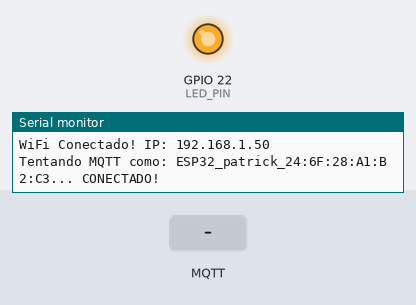
Bench run of a sketch on a simulated ESP32. Parts: output pins drawn as LEDs (lit = HIGH), the last lines printed to the serial monitor. The inputs (shaded band) are chosen by the test bench. WiFi joins after 1.5 s; servers stay silent unless stated; no MQTT or app messages arrive unless stated.

Above: at 5.8 s.
5.9 s: MQTT message "LIGA" arrives on the first subscribed topic
At 6.3 s:
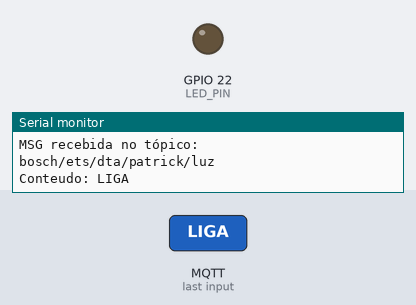
7.4 s: MQTT message "DESLIGA" arrives on the first subscribed topic
At 8.6 s:
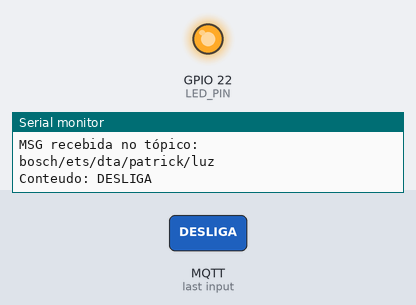
Timing chart, 0 to 10.4 s (numbered marks = the images above; inputs shaded):
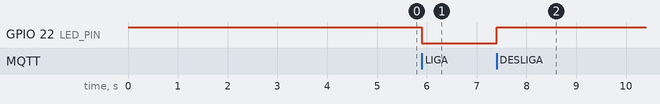

Measured:
- after the input at 5.9 s, GPIO 22 (LED_PIN): HIGH → LOW at once
- after the input at 7.4 s, GPIO 22 (LED_PIN): LOW → HIGH at once

The sketch:

mqttConnectionLWT.ino
```cpp
/**
 * @author    patrosque
 * @brief     Cliente MQTT Industrial para IoT (ESP32).
 * Implementa protocolo Pub/Sub com LWT (Last Will),
 * reconexão não-bloqueante e identidade única via MAC.
 * @version   2.0.0 (Migração HTTP -> MQTT)
 * @date      2026-01-15
 */


#include <WiFi.h>
#include <PubSubClient.h>
#include "env.h"

WiFiClient espClient;
PubSubClient client(espClient);
hw_timer_t *timer = NULL;

unsigned long tempo = 0;
bool isConnected = false;

//callback do wifi
void WiFiEvent(WiFiEvent_t event) {
    switch(event) {
        case ARDUINO_EVENT_WIFI_STA_GOT_IP:
            Serial.println("WiFi Conectado! IP: " + WiFi.localIP().toString());
            break;
        case ARDUINO_EVENT_WIFI_STA_DISCONNECTED:
            Serial.println("WiFi perdido. O driver tentará reconectar sozinho...");
            break;
    }
}

void callback(char* topic, byte* payload, unsigned int length) {
  Serial.print("MSG recebida no tópico: ");
  Serial.println(topic);

  String msg = "";
  for (unsigned int i = 0; i < length; i++) {                     //transforma o payload recebido do mqtt para string
    msg += (char)payload[i];
  }

  Serial.println("Conteudo: " + msg);

  //logica de controle para ligar o led usando o servidor
  if (msg == "LIGA") {
    digitalWrite(LED_PIN, 0);
    client.publish(topico_status, "LIGADO", true);
  }
  else if (msg == "DESLIGA") {
    digitalWrite(LED_PIN, 1);
    client.publish(topico_status, "DESLIGADO", true);
  }
}


boolean attemptMqttConnection() {                                     //função de Tentativa de Conexão (Retorna true/false, não trava o código)


  String clientId = String(mqtt_client_id) + "_" + String(WiFi.macAddress()); //gera ID Único (Evita colisão entre alunos)

  Serial.print("Tentando MQTT como: " + clientId + "... ");

  if (client.connect(
        clientId.c_str(),                                               //ID DO CLIENTE: Quem sou eu? (Ex: "ESP32_Patrick_MAC")
        NULL,                                                           //USUÁRIO: Tem login? (NULL pois o HiveMQ é público/anônimo)
        NULL,                                                           //SENHA: Tem senha? (NULL pois o HiveMQ é público/anônimo)
        topico_status,                                                  //TÓPICO DO TESTAMENTO (LWT): Onde publicar se a conexão cair?
        0,                                                              //QoS DO TESTAMENTO: Qual a prioridade? (0 = mais rápido/leve)
        true,                                                           //RETAIN (FIXAR): true = A mensagem fica "colada" no tópico
        "OFFLINE"                                                       //MENSAGEM DO TESTAMENTO: O que o Broker deve gritar por mim?
     )) {

    Serial.println("CONECTADO!");
    client.publish(topico_status, "ONLINE", true);                      //avisa que está vivo (Sobrescreve o Offline anterior)
    client.subscribe(topico_comando);                                   //assina o tópico de comando
    return true;
  }
  else {
    Serial.print("Falha. rc=");
    Serial.print(client.state());
    return false;
  }
}

void IRAM_ATTR onTimer() {
  if (!isConnected)                                                      //interrupção a cada 1ms, só incrementa se não estiver conectado
    tempo++;
}

void setup() {

  Serial.begin(115200);

  //configuração dos pinos que serão controlados pelo servidor
  pinMode(LED_PIN, OUTPUT);
  digitalWrite(LED_PIN, HIGH);

  //configuração do wifi
  WiFi.onEvent(WiFiEvent);
  WiFi.mode(WIFI_STA);
  WiFi.begin(WIFI_SSID, WIFI_PASS);

  //configuração do mqtt
  client.setServer(mqtt_server, mqtt_port);
  client.setCallback(callback);

  //configuração do timer
  timer = timerBegin(1000000);
  timerAttachInterrupt(timer, &onTimer);
  timerAlarm(timer, 1000, true, 0);


}

void loop() {
  taConectado();
}

void taConectado(){
if (!client.connected()) {
    isConnected = false;
    if (tempo > 5000) {                                     // Só tenta conectar se já passaram 5 segundos desde a última vez
      tempo = 0;
      if (attemptMqttConnection())                          // Tenta conectar. Se falhar, o loop continua rodando (não trava o Wi-Fi)
        tempo = 0;
    }
  }
  else {
    isConnected = true;
    client.loop();                                          // Se está conectado, mantém o Keep Alive
  }
}
```

env.h
```cpp
#ifndef ENV_H
#define ENV_H

#define WIFI_SSID ""
#define WIFI_PASS ""
#define LED_PIN 22                                                             //led que já vem soldado na esp32

const char* mqtt_server = "broker.hivemq.com";
const char* mqtt_client_id = "ESP32_patrick";
const char* topico_comando = "bosch/ets/dta/patrick/luz";
const char* topico_status  = "bosch/ets/dta/patrick/status";
const int   mqtt_port = 1883;

#endif
```
